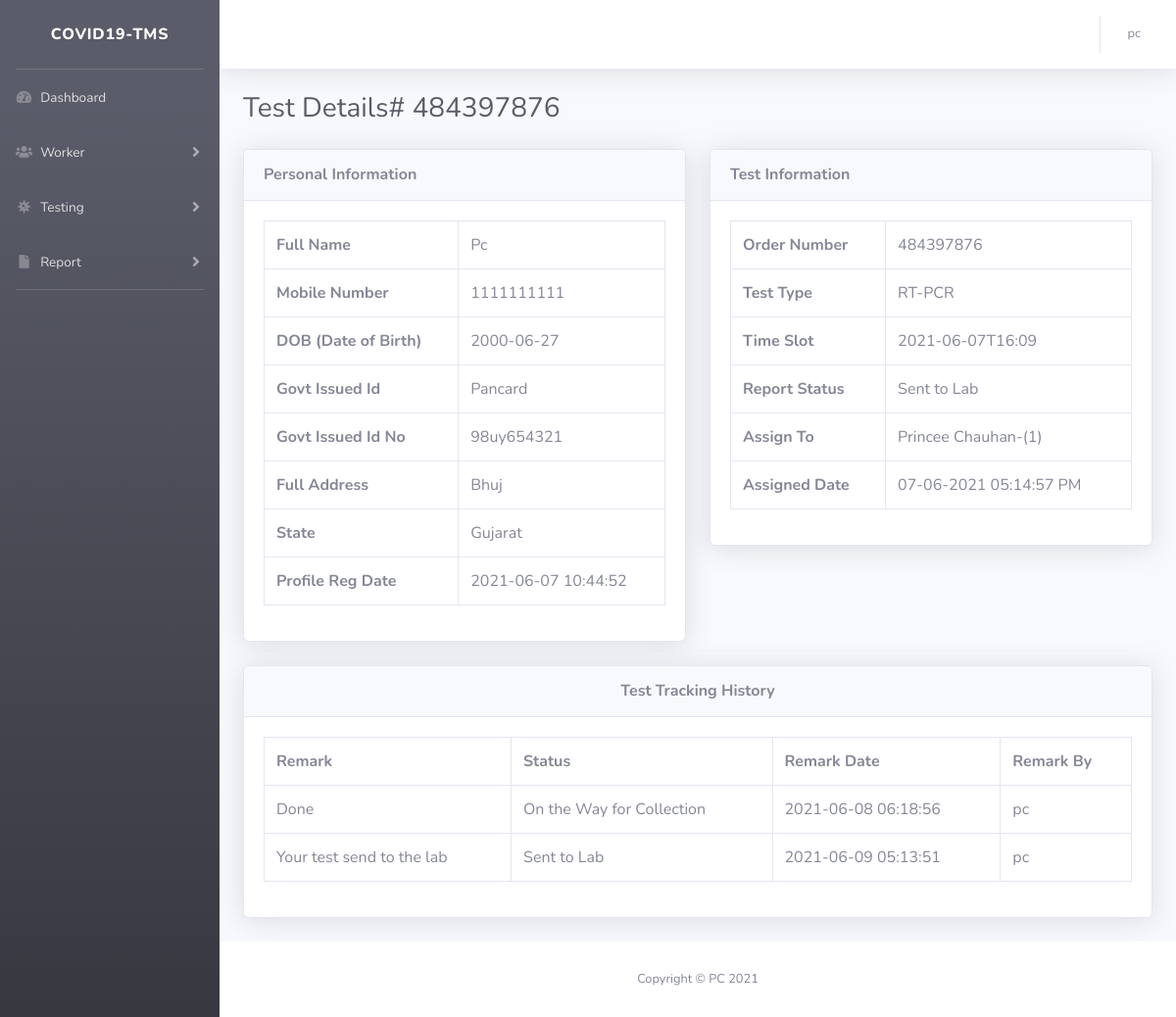
Screenshot of /patient-report-details.php?tid=15&&oid=484397876 (signed in) with the database file from the repository.
### tables this page shows
CREATE TABLE `tbltestrecord` (
  `id` int(11) NOT NULL,
  `OrderNumber` bigint(14) DEFAULT NULL,
  `PatientMobileNumber` bigint(14) DEFAULT NULL,
  `TestType` varchar(100) DEFAULT NULL,
  `TestTimeSlot` varchar(120) DEFAULT NULL,
  `ReportStatus` varchar(100) DEFAULT NULL,
  `FinalReport` varchar(150) DEFAULT NULL,
  `ReportUploadTime` varchar(200) DEFAULT NULL,
  `RegistrationDate` timestamp NULL DEFAULT current_timestamp(),
  `AssignedtoEmpId` varchar(150) DEFAULT NULL,
  `AssigntoName` varchar(180) DEFAULT NULL,
  `AssignedTime` varchar(100) DEFAULT NULL
);

CREATE TABLE `tblpatients` (
  `id` int(11) NOT NULL,
  `FullName` varchar(120) DEFAULT NULL,
  `MobileNumber` bigint(12) DEFAULT NULL,
  `DateOfBirth` date DEFAULT NULL,
  `GovtIssuedId` varchar(150) DEFAULT NULL,
  `GovtIssuedIdNo` varchar(150) DEFAULT NULL,
  `FullAddress` varchar(255) DEFAULT NULL,
  `State` varchar(200) DEFAULT NULL,
  `RegistrationDate` timestamp NOT NULL DEFAULT current_timestamp()
);

CREATE TABLE `tblreporttracking` (
  `id` int(11) NOT NULL,
  `OrderNumber` bigint(40) DEFAULT NULL,
  `Remark` varchar(255) DEFAULT NULL,
  `Status` varchar(120) DEFAULT NULL,
  `PostingTime` timestamp NULL DEFAULT current_timestamp(),
  `RemarkBy` int(5) DEFAULT NULL
);

### patient-report-details.php (the view, shortened to what this page needs)
<?php session_start();
include_once('includes/config.php');
?>
<!DOCTYPE html>
<html lang="en">
<head>
    <link href="vendor/fontawesome-free/css/all.min.css" rel="stylesheet" type="text/css">
    <link href="css/sb-admin-2.min.css" rel="stylesheet">
</head>
<body id="page-top">
    <div id="wrapper">
<?php include_once('includes/sidebar.php');?>
        <div id="content-wrapper" class="d-flex flex-column">
            <div id="content">
          <?php include_once('includes/topbar.php');?>
                <div class="container-fluid">
                    <h1 class="h3 mb-4 text-gray-800">Test Details# <?php echo intval($_GET['oid']);?></h1>
<div class="row">
<?php
$testid=intval($_GET['tid']);
$query=mysqli_query($con,"select * from tbltestrecord
join tblpatients on tblpatients.MobileNumber=tbltestrecord.PatientMobileNumber
where  tbltestrecord.id='$testid'");
while($row=mysqli_fetch_array($query)){
    ?>
                        <div class="col-lg-6">
                            <div class="card shadow mb-4">
                                <div class="card-header py-3">
                                    <h6 class="m-0 font-weight-bold text-secondary">Personal Information</h6>
                                </div>
                                <div class="card-body">
 <table class="table table-bordered"  width="100%" cellspacing="0">
    <tr>
    <th>Full Name</th>
    <td><?php echo $row['FullName'];?></td>
    </tr>
     <tr>
    <th>Mobile Number</th>
    <td><?php echo $row['MobileNumber'];?></td>
    </tr>
     <tr>
    <th>DOB (Date of Birth)</th>
    <td><?php echo $row['DateOfBirth'];?></td>
    </tr>
     <tr>
    <th>Govt Issued Id</th>
    <td><?php echo $row['GovtIssuedId'];?></td>
    </tr>
     <tr>
    <th>Govt Issued Id No</th>
    <td><?php echo $row['GovtIssuedIdNo'];?></td>
    </tr>
     <tr>
    <th>Full Address</th>
    <td><?php echo $row['FullAddress'];?></td>
    </tr>
    <tr>
    <th>State</th>
    <td><?php echo $row['State'];?></td>
    </tr>
    <tr>
    <th>Profile Reg Date</th>
    <td><?php echo $row['RegistrationDate'];?></td>
    </tr>
 </table>
                                </div>
                            </div>
                        </div>
                         <div class="col-lg-6">
                            <div class="card shadow mb-4">
                                <div class="card-header py-3">
                                    <h6 class="m-0 font-weight-bold text-secondary">Test Information</h6>
                                </div>
                                <div class="card-body">
 <table class="table table-bordered"  width="100%" cellspacing="0">
    <tr>
    <th>Order Number</th>
    <td><?php echo $row['OrderNumber'];?></td>
    </tr>
    <tr>
    <th>Test Type</th>
    <td><?php echo $row['TestType'];?></td>
    </tr>
    <tr>
    <th>Time Slot</th>
    <td><?php echo $row['TestTimeSlot'];?></td>
    </tr>
 <tr>
    <th>Report Status</th>
    <td><?php if($row['ReportStatus']==''):
              echo "Not Processed yet";
          else:
           echo $row['ReportStatus'];
          endif;
    ?></td>
    </tr>
<?php if($row['AssignedtoEmpId']!=''):?>
  <tr>
    <th>Assign To</th>
    <td><?php echo $row['AssigntoName'];?>-(<?php echo $row['AssignedtoEmpId'];?>)</td>
    </tr>
    <tr>
    <th>Assigned Date</th>
    <td><?php echo $row['AssignedTime'];?></td>
    </tr>
<?php endif;?>
</table>
                    </div>
                            </div>
                        </div>
                    </div>
                <?php } ?>
<?php
$orderid=intval($_GET['oid']);
$ret=mysqli_query($con,"select * from tblreporttracking
join tbladmin on tbladmin.ID=tblreporttracking.RemarkBy
where tblreporttracking.OrderNumber='$orderid'");
$num=mysqli_num_rows($ret);
?>
<div class="row">
                         <div class="col-lg-12">
                            <div class="card shadow mb-4">
                                <div class="card-header py-3">
                                    <h6 class="m-0 font-weight-bold text-secondary" align="center">Test  Tracking History</h6>
                                </div>
                                <div class="card-body">
<?php if($num>0){
?>
 <table class="table table-bordered"  width="100%" cellspacing="0">
<tr>
    <th>Remark</th>
    <th>Status</th>
    <th>Remark Date</th>
    <th>Remark By</th>
<?php while($result=mysqli_fetch_array($ret)){?>
</tr>
    <tr>
    <td><?php echo $result['Remark'];?></td>
    <td><?php echo $result['Status'];?></td>
    <td><?php echo $result['PostingTime'];?></td>
    <td><?php echo $result['AdminName'];?></td>
    </tr>
<?php } ?>
</table>
         <?php
     } else { ?>
<h4 align="center" style="color:red"> No Tracking history found </h4>
         <?php } ?>
                                </div>
                            </div>
                        </div>
                    </div>
                </div>
            </div>
           <?php include_once('includes/footer.php');?>
        </div>
    </div>
</body>
</html>

### includes/topbar.php (shortened to what this page needs)
<nav class="navbar navbar-expand navbar-light bg-white topbar mb-4 static-top shadow">
    <?php if ($_SESSION['aid']) : ?>
        <ul class="navbar-nav ml-auto">
            <li class="nav-item dropdown no-arrow">
                <a class="nav-link dropdown-toggle" href="#" id="userDropdown" role="button" data-toggle="dropdown" aria-haspopup="true" aria-expanded="false">
                    <?php
                      $adid = $_SESSION['aid'];
                      $ret1 = mysqli_query($con, "select AdminName from tbladmin where ID='$adid'");
                      while ($row1 = mysqli_fetch_array($ret1)) {
                      ?>
                        <span class="mr-2 d-none d-lg-inline text-gray-600 small"><?php echo $row1['AdminName']; ?></span>
                    <?php } ?>
                </a>
            </li>
        </ul>
    <?php endif; ?>
</nav>

### rows the page displays
tbltestrecord: tblpatients.FullName "Pc", tblpatients.MobileNumber "1111111111", tblpatients.DateOfBirth "2000-06-27", tblpatients.GovtIssuedId "Pancard", tblpatients.GovtIssuedIdNo "98uy654321", tblpatients.FullAddress "Bhuj", tblpatients.State "Gujarat", tblpatients.RegistrationDate "2021-06-07 10:44:52", OrderNumber "484397876", TestType "RT-PCR", TestTimeSlot "2021-06-07T16:09", ReportStatus "Sent to Lab", AssigntoName "Princee Chauhan", AssignedtoEmpId "1", AssignedTime "07-06-2021 05:14:57 PM"
tblreporttracking: Remark "Done", Status "On the Way for Collection", PostingTime "2021-06-08 06:18:56", tbladmin.AdminName "pc"
tblreporttracking: Remark "Your test send to the lab", Status "Sent to Lab", PostingTime "2021-06-09 05:13:51", tbladmin.AdminName "pc"

### other values shown
$row1['AdminName'] "pc"
$_GET['oid'] "484397876"
